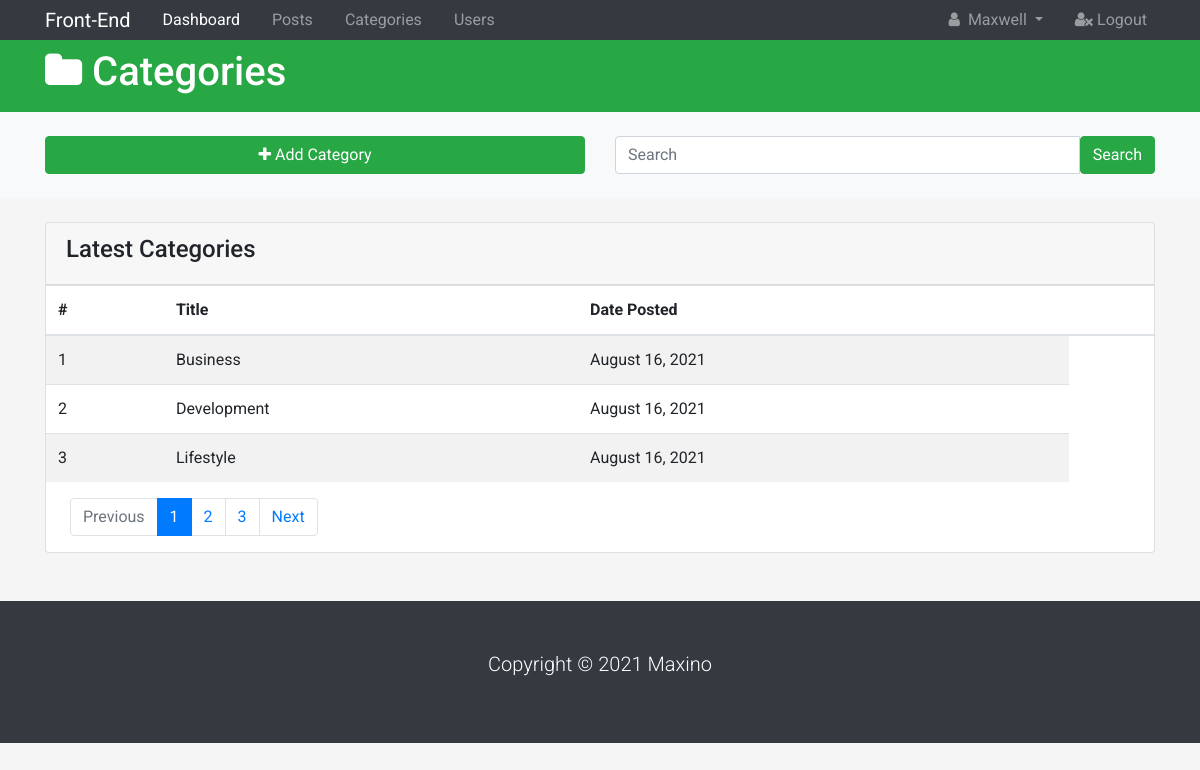
Page /admin/categories (signed in) on the committed database.
### Portfolio/models.py (models this page shows, shortened)
class User(db.Model, UserMixin):
    id = db.Column(db.Integer, primary_key=True)
    first_name = db.Column(db.String(100))
    last_name = db.Column(db.String(100))
    email = db.Column(db.String(64), unique=True)
    profile_pic = db.Column(db.String(100), default='avatar.png')
    password = db.Column(db.String(255))
    bio = db.Column(db.Text)
    url_to = db.Column(db.String(100))
    active = db.Column(db.Boolean())
    confirmed_at = db.Column(db.DateTime)
    roles = db.relationship('Role', secondary=roles_users,
                            backref=db.backref('users', lazy='dynamic'))
    blogs = db.relationship('Blog', backref='user', lazy=True)

class Category(db.Model):
    __tablename__ = 'category'
    id = db.Column(db.Integer, primary_key=True)
    name = db.Column(db.String(100), nullable=False)
    slug = db.Column(db.String(100), nullable=False)
    date_posted = db.Column(db.DateTime, nullable=False,
                            default=datetime.utcnow)
    blogs = db.relationship('Blog', backref='category', lazy='dynamic')

### Portfolio/admin/routes.py (the view)
@author.route('/admin/categories', methods=['GET', 'POST'])
@login_required
def categories():
    categories = Category.query.all()
    form = CategoryForm()
    if form.validate_on_submit():
        new_cat = Category(name=form.name.data)
        db.session.add(new_cat)
        db.session.commit()
        return redirect(url_for('author.categories'))
    return render_template('admin/categories.html', admin=True, form=form, categories=categories)

### Portfolio/admin/forms.py
class CategoryForm(FlaskForm):
    name = StringField(validators=[Length(max=100)])
    submit = SubmitField('Save Changes')

### Portfolio/__init__.py (called while the page is built)
@app.teardown_appcontext
def shutdown_session(exception=None):
    db.session.remove()

### Portfolio/templates/admin/categories.html (shortened to what this page needs)
{% extends 'admin/base.html' %}
{% block content %}
  <header id="main-header" class="py-2 bg-success text-white">
    <div class="container">
      <div class="row">
        <div class="col-md-6">
          <h1><i class="fa fa-folder"></i> Categories</h1>
        </div>
      </div>
    </div>
  </header>
  <section id="action" class="py-4 mb-4 bg-light">
    <div class="container">
      <div class="row">
        {% if current_user.id == 1 %}
        <div class="col-md-6">
          <a href="#" class="btn btn-success btn-block" data-toggle="modal" data-target="#addCategoryModal">
            <i class="fa fa-plus"></i> Add Category
          </a>
        </div>
        {% endif %}
        <div class="col-md-6 ml-auto">
          <div class="input-group">
            <input type="text" class="form-control" placeholder="Search">
            <span class="input-group-btn">
              <button class="btn btn-success">Search</button>
            </span>
          </div>
        </div>
      </div>
    </div>
  </section>
  <section id="posts">
    <div class="container">
      <div class="row">
        <div class="col">
          <div class="card">
            <div class="card-header">
              <h4>Latest Categories</h4>
            </div>
            <table class="table table-striped">
              <thead class="thead-inverse">
                <tr>
                  <th>#</th>
                  <th>Title</th>
                  <th>Date Posted</th>
                  <th></th>
                </tr>
              </thead>
              <tbody>
                {% for category in categories %}
                <tr>
                  <td scope="row">{{category.id}}</td>
                  <td>{{category.name}}</td>
                  <td>{{category.date_posted.strftime("%B %d, %Y ")}}</td>
                </tr>
                {% endfor %}
              </tbody>
            </table>
            <nav class="ml-4">
              <ul class="pagination">
                <li class="page-item disabled"><a href="#" class="page-link">Previous</a></li>
                <li class="page-item active"><a href="#" class="page-link">1</a></li>
                <li class="page-item"><a href="#" class="page-link">2</a></li>
                <li class="page-item"><a href="#" class="page-link">3</a></li>
                <li class="page-item"><a href="#" class="page-link">Next</a></li>
              </ul>
            </nav>
          </div>
        </div>
      </div>
    </div>
  </section>
  {% endblock  %}

### Portfolio/templates/admin/base.html (shortened to what this page needs)
<!DOCTYPE html>
<html lang="en">
<head>
  {% block head %}
 <link rel="stylesheet" href="{{ url_for('static', filename='css/font-awesome.min.css') }}">
  <link rel="stylesheet" href="https://maxcdn.bootstrapcdn.com/bootstrap/4.0.0/css/bootstrap.min.css">
  <link rel="stylesheet" href="{{ url_for('static', filename='css/style.css') }}">
  {% endblock  %}
</head>
<body>
  <nav class="navbar navbar-expand-sm navbar-dark bg-dark p-0">
    <div class="container">
      <a href="{{url_for('main.index')}}" class="navbar-brand">Front-End</a>
      <div class="collapse navbar-collapse" id="navbarNav">
        <ul class="navbar-nav">
          <li class="nav-item px-2">
            <a href="{{url_for('author.admin')}}" class="nav-link active">Dashboard</a>
          </li>
          <li class="nav-item px-2">
            <a href="{{url_for('author.posts')}}" class="nav-link">Posts</a>
          </li>
          <li class="nav-item px-2">
            <a href="{{url_for('author.categories')}}" class="nav-link">Categories</a>
          </li>
          <li class="nav-item px-2">
            <a href="{{url_for('author.users')}}" class="nav-link">Users</a>
          </li>
        </ul>
        <ul class="navbar-nav ml-auto">
          <li class="nav-item dropdown mr-3">
            <a href="#" class="nav-link dropdown-toggle" data-toggle="dropdown">
              <i class="fa fa-user mr-1"></i> {{current_user.first_name}}
            </a>
          </li>
          <li class="nav-item">
            <a href="{{url_for('security.logout')}}" class="nav-link">
              <i class="fa fa-user-times"></i> Logout
            </a>
          </li>
        </ul>
      </div>
    </div>
  </nav>
  {% block content %}
  {% endblock  %}
  <footer id="main-footer" class="bg-dark text-white mt-5 p-5">
    <div class="conatiner">
      <div class="row">
        <div class="col">
          <p class="lead text-center">Copyright &copy; 2021 Maxino</p>
        </div>
      </div>
    </div>
  </footer>
</body>
</html>

### Portfolio/static/css/style.css (style rules this page uses)
html { scroll-behavior: smooth; position: relative; }
body { background-color: #f5f5f5; }
body { font-family: 'Roboto', sans-serif; font-size: 16px; }
a { color: #1e1e1e; text-decoration: none; transition: all 0.5s ease-in-out; }

### rows in the picture
User: first_name "Maxwell"
Category: id "1", name "Business", date_posted "August 16, 2021"
Category: id "2", name "Development", date_posted "August 16, 2021"
Category: id "3", name "Lifestyle", date_posted "August 16, 2021"
